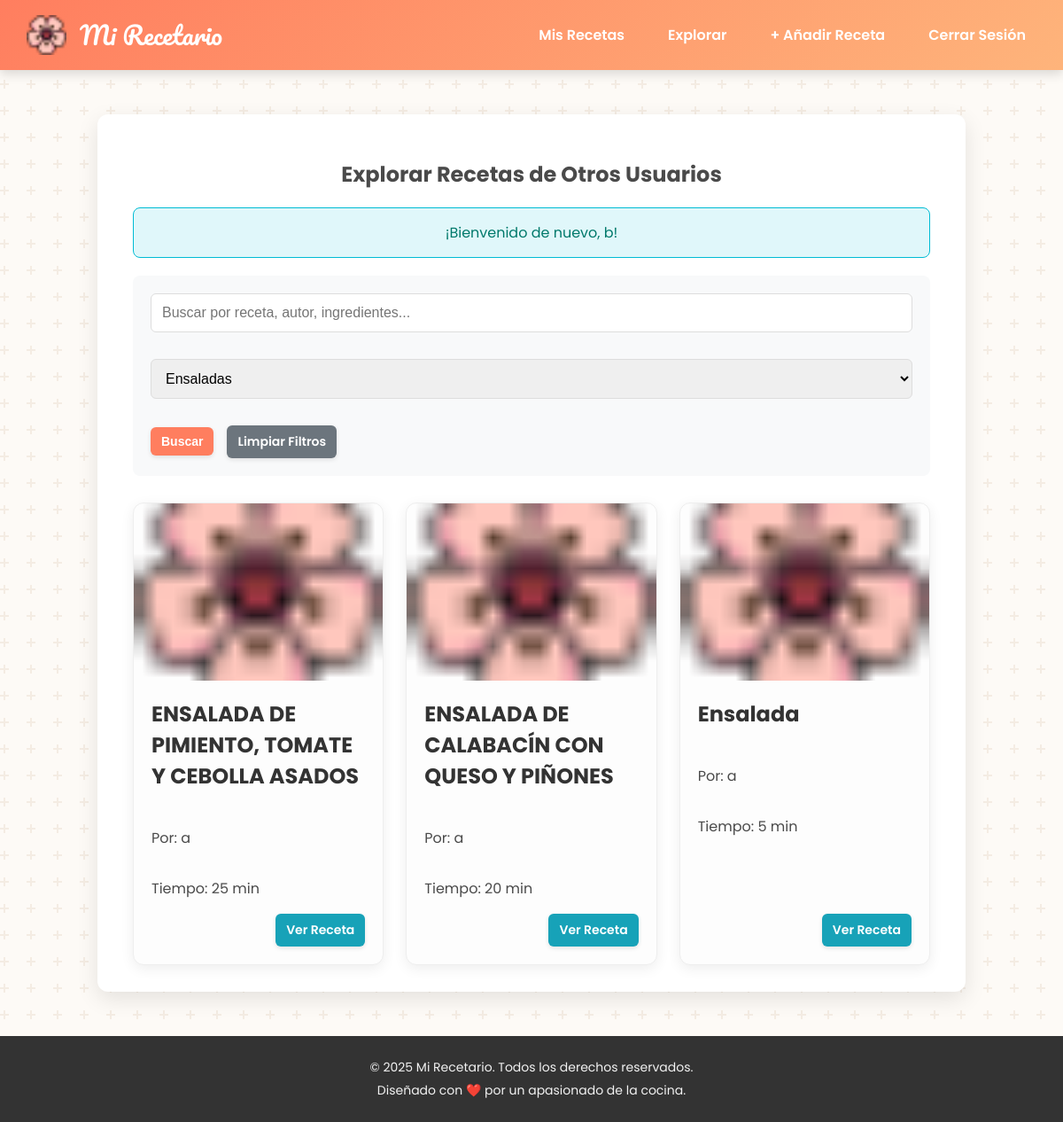
Screenshot of /explore_recipes.php?category=10 (signed in) with the database file from the repository.
### tables this page shows
CREATE TABLE IF NOT EXISTS `recetas` (
  `id_receta` int NOT NULL AUTO_INCREMENT,
  `id_usuario` int NOT NULL,
  `nombre_receta` varchar(100) NOT NULL,
  `ingredientes` text NOT NULL,
  `preparacion` text NOT NULL,
  `tiempo_preparacion_minutos` int DEFAULT NULL,
  `fecha_creacion` datetime DEFAULT CURRENT_TIMESTAMP,
  `imagen_url` varchar(100) NOT NULL,
  PRIMARY KEY (`id_receta`),
  KEY `id_usuario` (`id_usuario`)
);

CREATE TABLE IF NOT EXISTS `usuarios` (
  `id_usuario` int NOT NULL AUTO_INCREMENT,
  `nombre_usuario` varchar(50) NOT NULL,
  `email` varchar(100) NOT NULL,
  `contrasena` varchar(255) NOT NULL,
  `fecha_registro` datetime DEFAULT CURRENT_TIMESTAMP,
  PRIMARY KEY (`id_usuario`),
  UNIQUE KEY `nombre_usuario` (`nombre_usuario`),
  UNIQUE KEY `email` (`email`)
);

### public/explore_recipes.php (the view, shortened to what this page needs)
<?php
require_once '../includes/header.php';
require_once '../includes/db_connect.php';
$user_id = $_SESSION['user_id'];
$categorias = [];
try {
    $stmt_cat = $pdo->query("SELECT id_categoria, nombre_categoria FROM categorias ORDER BY nombre_categoria ASC");
    $categorias = $stmt_cat->fetchAll();
} catch (\PDOException $e) {
    error_log("Error al cargar categorías: " . $e->getMessage());
}
$recetas = [];
$search_query = trim($_GET['search'] ?? '');
$category_id = trim($_GET['category'] ?? '');
$sql = "
    SELECT DISTINCT
        r.id_receta,
        r.nombre_receta,
        r.tiempo_preparacion_minutos,
        r.imagen_url,
        u.nombre_usuario AS autor
    FROM recetas r
    JOIN usuarios u ON r.id_usuario = u.id_usuario";
if (!empty($category_id)) {
    $sql .= " JOIN recetas_categorias rc ON r.id_receta = rc.id_receta";
}
$sql .= " WHERE r.id_usuario != ?";
$params = [$user_id];
if (!empty($category_id)) {
    $sql .= " AND rc.id_categoria = ?";
    $params[] = $category_id;
}
$sql .= " ORDER BY r.fecha_creacion DESC";
try {
    $stmt = $pdo->prepare($sql);
    $stmt->execute($params);
    $recetas = $stmt->fetchAll();
} catch (\PDOException $e) {
    error_log("Error al cargar recetas para explorar: " . $e->getMessage());
    $_SESSION['message'] = '<p class="message error">Error al cargar las recetas. Inténtalo de nuevo.</p>';
}
?>
<div class="explore-container">
    <h2>Explorar Recetas de Otros Usuarios</h2>
    <?php
    if (isset($_SESSION['message'])) {
        echo $_SESSION['message'];
    }
    ?>
    <div class="search-filter-section">
        <form action="explore_recipes.php" method="GET">
            <input type="text" name="search" placeholder="Buscar por receta, autor, ingredientes..." value="<?= htmlspecialchars($search_query) ?>">
            <select name="category">
                <?php foreach ($categorias as $categoria): ?>
                    <option value="<?= $categoria['id_categoria'] ?>" <?= ($category_id == $categoria['id_categoria']) ? 'selected' : '' ?>>
                        <?= htmlspecialchars($categoria['nombre_categoria']) ?>
                    </option>
                <?php endforeach; ?>
            </select>
            <button type="submit" class="btn">Buscar</button>
            <?php if (!empty($search_query) || !empty($category_id)): ?>
                <a href="explore_recipes.php" class="btn btn-cancel">Limpiar Filtros</a>
            <?php endif; ?>
        </form>
    </div>
    <?php if (empty($recetas)): ?>
        <div class="message">
            <p>No se encontraron recetas que coincidan con tus filtros.</p>
        </div>
    <?php else: ?>
        <div class="recipes-grid">
            <?php foreach ($recetas as $receta): ?>
                <div class="recipe-card">
                    <img src="<?= htmlspecialchars($receta['imagen_url'] ?? 'img/flor-de-cerezo.png') ?>" alt="Imagen de <?= htmlspecialchars($receta['nombre_receta']) ?>" class="recipe-card-image" onerror="this.onerror=null;this.src='img/flor-de-cerezo.png';">
                    <div class="recipe-card-content">
                        <h3><?= htmlspecialchars($receta['nombre_receta']) ?></h3>
                        <p class="author-info">Por: <?= htmlspecialchars($receta['autor']) ?></p>
                        <p>Tiempo: <?= htmlspecialchars($receta['tiempo_preparacion_minutos'] ?? 'N/A') ?> min</p>
                        <div class="recipe-actions">
                            <a href="view_recipe.php?id=<?= $receta['id_receta'] ?>&explore=1" class="btn btn-info">Ver Receta</a>
                        </div>
                    </div>
                </div>
            <?php endforeach; ?>
        </div>
    <?php endif; ?>
</div>
<?php
require_once '../includes/footer.php';
?>

### public/css/style.css (style rules this page uses)
html { box-sizing: border-box; }
*, *:before, *:after { box-sizing: inherit; }
body { font-family: 'Poppins', sans-serif; background-color: #fdfaf6; color: #4a4a4a; margin: 0; display: flex; flex-direction: column; min-height: 100vh; overflow-x: hidden; }
.container, .dashboard-container, .form-container, .recipe-detail-container, .explore-container { background-color: #ffffff; padding: 30px 40px; border-radius: 12px; box-shadow: 0 8px 25px rgba(0, 0, 0, 0.1); width: 100%; max-width: 980px; margin: 30px auto; text-align: center; }
form { text-align: left; }
input[type="text"], input[type="email"], input[type="password"], input[type="number"], textarea, select { width: 100%; padding: 12px; margin-bottom: 15px; border: 1px solid #ddd; border-radius: 6px; font-size: 16px; box-sizing: border-box; }
.btn, button { background: #ff7e5f; color: white; padding: 8px 12px; border: none; border-radius: 6px; cursor: pointer; font-size: 14px; font-weight: 600; text-decoration: none; display: inline-block; transition: background-color 0.3s, transform 0.2s, box-shadow 0.3s; box-shadow: 0 2px 5px rgba(0, 0, 0, 0.1); }
.btn-info { background-color: #17a2b8; }
.btn-cancel { background-color: #6c757d; }
.message { background-color: #e0f7fa; color: #00796b; border: 1px solid #00bcd4; padding: 15px; border-radius: 8px; margin-bottom: 20px; text-align: center; }
.recipes-grid { display: grid; grid-template-columns: repeat(auto-fit, minmax(280px, 1fr)); gap: 25px; margin-top: 30px; }
.recipe-card { background-color: #fdfdfd; border: 1px solid #eee; border-radius: 12px; text-align: left; box-shadow: 0 4px 15px rgba(0, 0, 0, 0.07); display: flex; flex-direction: column; transition: transform 0.3s, box-shadow 0.3s; }
.recipe-card-image { width: 100%; height: 200px; object-fit: cover; }
.recipe-card-content { padding: 20px; display: flex; flex-direction: column; flex-grow: 1; }
.recipe-card h3 { margin-top: 0; color: #333; font-size: 1.5em; }
.recipe-actions { display: flex; justify-content: flex-end; gap: 5px; margin-top: auto; flex-wrap: wrap; align-items: center; }
.search-filter-section { margin-bottom: 30px; padding: 20px; background-color: #f8f9fa; border-radius: 8px; }
.search-filter-section form { display: flex; flex-wrap: wrap; gap: 15px; align-items: center; }

### rows the page displays
recetas: nombre_receta "ENSALADA DE PIMIENTO, TOMATE Y CEBOLLA ASADOS", id_usuario.nombre_usuario "a", tiempo_preparacion_minutos "25"
recetas: nombre_receta "ENSALADA DE CALABACÍN CON QUESO Y PIÑONES", id_usuario.nombre_usuario "a", tiempo_preparacion_minutos "20"
recetas: nombre_receta "Ensalada", id_usuario.nombre_usuario "a", tiempo_preparacion_minutos "5"

### other values shown
$_SESSION['message'] "¡Bienvenido de nuevo, b!"
form field category "Ensaladas"
